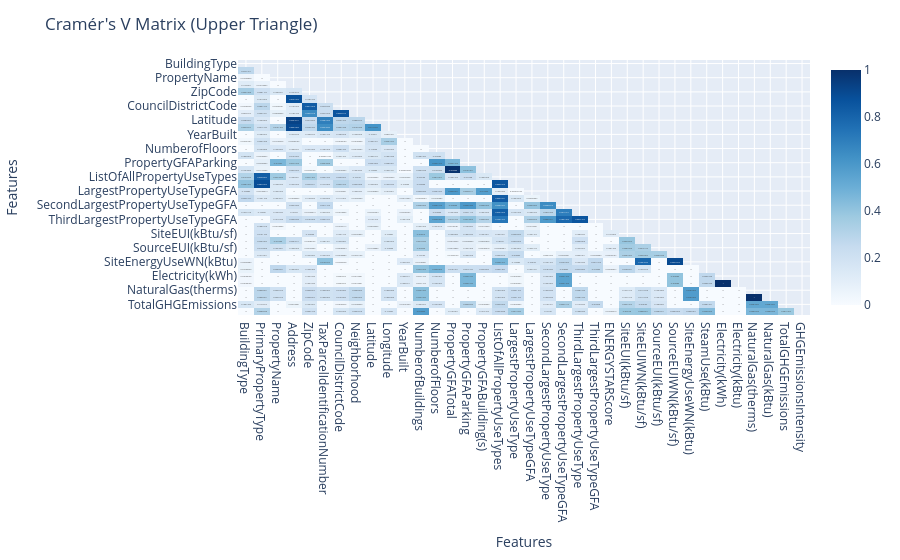

The notebook cell this image was saved under:
### Code cell
import numpy as np
import pandas as pd
import plotly.express as px
from scipy.stats import chi2_contingency

def identify_categorical_columns(df):
    return df.select_dtypes(include=['object', 'category']).columns.tolist()

def fill_missing_categorical(df, columns, placeholder='missing'):
    df_filled = df.copy()
    for column in columns:
        df_filled[column] = df_filled[column].fillna(placeholder)
    return df_filled

def cramers_v(confusion_matrix):
    chi2 = chi2_contingency(confusion_matrix)[0]
    n = confusion_matrix.values.sum()  
    phi2 = chi2 / n
    r, k = confusion_matrix.shape
    phi2corr = max(0, phi2 - ((k-1)*(r-1))/(n-1))
    rcorr = r - ((r-1)**2)/(n-1)
    kcorr = k - ((k-1)**2)/(n-1)
    return np.sqrt(phi2corr / min((kcorr-1), (rcorr-1)))

def calculate_cramers_v_matrix(df, columns):
    cramers_v_matrix = pd.DataFrame(index=columns, columns=columns)
    for col1 in columns:
        for col2 in columns:
            if col1 == col2:
                cramers_v_matrix.loc[col1, col2] = 1.0
            else:
                confusion_matrix = pd.crosstab(df[col1], df[col2])
                cramers_v_matrix.loc[col1, col2] = cramers_v(confusion_matrix)
    return cramers_v_matrix.astype(float)

def plot_cramers_v_matrix(cramers_v_matrix):
    mask = np.triu(np.ones_like(cramers_v_matrix, dtype=bool))
    cramers_v_matrix_masked = cramers_v_matrix.mask(mask)
    
    fig = px.imshow(cramers_v_matrix_masked, text_auto=True, aspect="auto", color_continuous_scale='Blues')
    fig.update_layout(title='Cramér\'s V Matrix (Upper Triangle)', xaxis_title='Features', yaxis_title='Features')
    fig.show()

# Cast all columns that are not already strings to strings
def cast_all_columns_to_string(df):
    for col in df.columns:
        if df[col].dtype != 'object':
            df[col] = df[col].astype(str)
    return df

# Filter out columns with only one unique value
def filter_single_value_columns(df):
    return [col for col in df.columns if df[col].nunique() > 1]


# Cast to string
df_cleaned_value = cast_all_columns_to_string(df_cleaned_value)

# Identify categorical columns
categorical_columns = identify_categorical_columns(df_cleaned_value)
print("Categorical Columns:", categorical_columns)

# Fill missing values in categorical columns
df_filled = fill_missing_categorical(df_cleaned_value, categorical_columns)
print("Filled DataFrame Columns:", df_filled.columns)

df_filled = df_filled.drop(columns=['SiteEnergyUse(kBtu)'])

# Filter out columns with only one unique value
filtered_columns = filter_single_value_columns(df_filled)
print("Filtered Columns:", filtered_columns)

# Calculate Cramér's V matrix
cramers_v_matrix = calculate_cramers_v_matrix(df_filled, filtered_columns)
print("Cramér's V Matrix Columns:", cramers_v_matrix.columns)

# Plot Cramér's V matrix
plot_cramers_v_matrix(cramers_v_matrix)

def get_highly_correlated_features(cramers_v_matrix, threshold=0.8):
    correlated_features = []
    for col in cramers_v_matrix.columns:
        high_corr = cramers_v_matrix[col][cramers_v_matrix[col] > threshold]
        high_corr = high_corr[high_corr.index != col]
        for index, value in high_corr.items():
            correlated_features.append((col, index, value))
    return correlated_features

# Get highly correlated features
threshold = 0.8
highly_correlated_features = get_highly_correlated_features(cramers_v_matrix, threshold)

print("Highly correlated features (above threshold):")
for feature1, feature2, value in highly_correlated_features:
    print(f"{feature1} and {feature2}: {value}")

### Figure 1 — Plotly figure (JSON) as saved in the notebook; plotly's stock layout.template omitted (floating-point values rounded to 4 significant figures; data arrays with more than 128 entries replaced by an {"elided": "..."} marker saying what was removed)
{"data": [{"coloraxis": "coloraxis", "hovertemplate": "x: %{x}<br>y: %{y}<br>color: %{z}<extra></extra>", "name": "0", "texttemplate": "%{z}", "type": "heatmap", "x": ["BuildingType", "PrimaryPropertyType", "PropertyName", "Address", "ZipCode", "TaxParcelIdentificationNumber", "CouncilDistrictCode", "Neighborhood", "Latitude", "Longitude", "YearBuilt", "NumberofBuildings", "NumberofFloors", "PropertyGFATotal", "PropertyGFAParking", "PropertyGFABuilding(s)", "ListOfAllPropertyUseTypes", "LargestPropertyUseType", "LargestPropertyUseTypeGFA", "SecondLargestPropertyUseType", "SecondLargestPropertyUseTypeGFA", "ThirdLargestPropertyUseType", "ThirdLargestPropertyUseTypeGFA", "ENERGYSTARScore", "SiteEUI(kBtu/sf)", "SiteEUIWN(kBtu/sf)", "SourceEUI(kBtu/sf)", "SourceEUIWN(kBtu/sf)", "SiteEnergyUseWN(kBtu)", "SteamUse(kBtu)", "Electricity(kWh)", "Electricity(kBtu)", "NaturalGas(therms)", "NaturalGas(kBtu)", "TotalGHGEmissions", "GHGEmissionsIntensity"], "xaxis": "x", "y": ["BuildingType", "PrimaryPropertyType", "PropertyName", "Address", "ZipCode", "TaxParcelIdentificationNumber", "CouncilDistrictCode", "Neighborhood", "Latitude", "Longitude", "YearBuilt", "NumberofBuildings", "NumberofFloors", "PropertyGFATotal", "PropertyGFAParking", "PropertyGFABuilding(s)", "ListOfAllPropertyUseTypes", "LargestPropertyUseType", "LargestPropertyUseTypeGFA", "SecondLargestPropertyUseType", "SecondLargestPropertyUseTypeGFA", "ThirdLargestPropertyUseType", "ThirdLargestPropertyUseTypeGFA", "ENERGYSTARScore", "SiteEUI(kBtu/sf)", "SiteEUIWN(kBtu/sf)", "SourceEUI(kBtu/sf)", "SourceEUIWN(kBtu/sf)", "SiteEnergyUseWN(kBtu)", "SteamUse(kBtu)", "Electricity(kWh)", "Electricity(kBtu)", "NaturalGas(therms)", "NaturalGas(kBtu)", "TotalGHGEmissions", "GHGEmissionsIntensity"], "yaxis": "y", "z": {"elided": "36x36 float values"}}], "layout": {"coloraxis": {"colorscale": [[0, "rgb(247,251,255)"], [0.125, "rgb(222,235,247)"], [0.25, "rgb(198,219,239)"], [0.375, "rgb(158,202,225)"], [0.5, "rgb(107,174,214)"], [0.625, "rgb(66,146,198)"], [0.75, "rgb(33,113,181)"], [0.875, "rgb(8,81,156)"], [1, "rgb(8,48,107)"]]}, "margin": {"t": 60}, "title": {"text": "Cramér's V Matrix (Upper Triangle)"}, "xaxis": {"anchor": "y", "domain": [0, 1], "title": {"text": "Features"}}, "yaxis": {"anchor": "x", "autorange": "reversed", "domain": [0, 1], "title": {"text": "Features"}}}}
